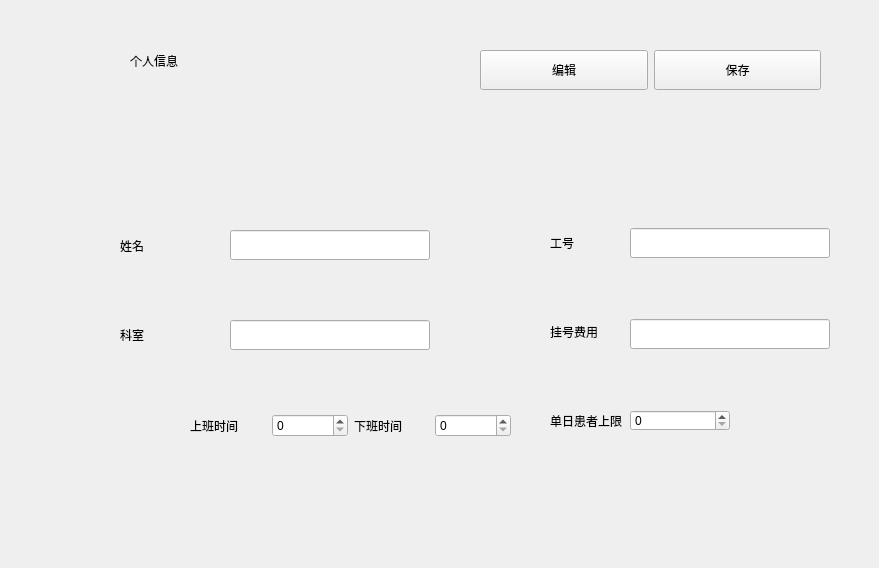
<?xml version="1.0" encoding="UTF-8"?>
<ui version="4.0">
 <class>doctorInfo</class>
 <widget class="QWidget" name="doctorInfo">
  <property name="geometry">
   <rect>
    <x>0</x>
    <y>0</y>
    <width>879</width>
    <height>568</height>
   </rect>
  </property>
  <property name="minimumSize">
   <size>
    <width>879</width>
    <height>568</height>
   </size>
  </property>
  <property name="maximumSize">
   <size>
    <width>879</width>
    <height>568</height>
   </size>
  </property>
  <property name="windowTitle">
   <string>Form</string>
  </property>
  <widget class="QWidget" name="horizontalLayoutWidget">
   <property name="geometry">
    <rect>
     <x>480</x>
     <y>30</y>
     <width>341</width>
     <height>81</height>
    </rect>
   </property>
   <layout class="QHBoxLayout" name="horizontalLayout_2">
    <item>
     <widget class="QPushButton" name="editPushButton_2">
      <property name="minimumSize">
       <size>
        <width>80</width>
        <height>40</height>
       </size>
      </property>
      <property name="text">
       <string>编辑</string>
      </property>
     </widget>
    </item>
    <item>
     <widget class="QPushButton" name="savePushButton_2">
      <property name="minimumSize">
       <size>
        <width>80</width>
        <height>40</height>
       </size>
      </property>
      <property name="text">
       <string>保存</string>
      </property>
     </widget>
    </item>
   </layout>
  </widget>
  <widget class="QLabel" name="label_7">
   <property name="geometry">
    <rect>
     <x>130</x>
     <y>40</y>
     <width>191</width>
     <height>41</height>
    </rect>
   </property>
   <property name="text">
    <string>个人信息</string>
   </property>
  </widget>
  <widget class="QLabel" name="label_8">
   <property name="geometry">
    <rect>
     <x>40</x>
     <y>-20</y>
     <width>61</width>
     <height>611</height>
    </rect>
   </property>
   <property name="text">
    <string/>
   </property>
   <property name="pixmap">
    <pixmap resource="../resources.qrc">:/resources/icons/1注册登录d.png</pixmap>
   </property>
   <property name="scaledContents">
    <bool>true</bool>
   </property>
  </widget>
  <widget class="QWidget" name="">
   <property name="geometry">
    <rect>
     <x>120</x>
     <y>180</y>
     <width>72</width>
     <height>309</height>
    </rect>
   </property>
   <layout class="QVBoxLayout" name="verticalLayout_5">
    <property name="topMargin">
     <number>25</number>
    </property>
    <property name="bottomMargin">
     <number>25</number>
    </property>
    <item>
     <widget class="QLabel" name="label_9">
      <property name="text">
       <string>姓名</string>
      </property>
     </widget>
    </item>
    <item>
     <widget class="QLabel" name="label_10">
      <property name="minimumSize">
       <size>
        <width>70</width>
        <height>0</height>
       </size>
      </property>
      <property name="text">
       <string>科室</string>
      </property>
     </widget>
    </item>
    <item>
     <widget class="QLabel" name="label_11">
      <property name="text">
       <string/>
      </property>
     </widget>
    </item>
   </layout>
  </widget>
  <widget class="QLabel" name="label_14">
   <property name="geometry">
    <rect>
     <x>550</x>
     <y>380</y>
     <width>75</width>
     <height>81</height>
    </rect>
   </property>
   <property name="text">
    <string>单日患者上限</string>
   </property>
  </widget>
  <widget class="QLabel" name="label_12">
   <property name="geometry">
    <rect>
     <x>550</x>
     <y>202</y>
     <width>75</width>
     <height>81</height>
    </rect>
   </property>
   <property name="text">
    <string>工号</string>
   </property>
  </widget>
  <widget class="QLabel" name="label_13">
   <property name="geometry">
    <rect>
     <x>550</x>
     <y>291</y>
     <width>75</width>
     <height>81</height>
    </rect>
   </property>
   <property name="minimumSize">
    <size>
     <width>70</width>
     <height>0</height>
    </size>
   </property>
   <property name="text">
    <string>挂号费用</string>
   </property>
  </widget>
  <widget class="QWidget" name="horizontalLayoutWidget_2">
   <property name="geometry">
    <rect>
     <x>190</x>
     <y>400</y>
     <width>321</width>
     <height>51</height>
    </rect>
   </property>
   <layout class="QHBoxLayout" name="horizontalLayout_3">
    <item>
     <widget class="QLabel" name="label_15">
      <property name="text">
       <string>上班时间</string>
      </property>
     </widget>
    </item>
    <item>
     <widget class="QSpinBox" name="docBeginSpinBox">
      <property name="maximum">
       <number>24</number>
      </property>
     </widget>
    </item>
    <item>
     <widget class="QLabel" name="label_16">
      <property name="text">
       <string>下班时间</string>
      </property>
     </widget>
    </item>
    <item>
     <widget class="QSpinBox" name="docEndSpinBox">
      <property name="maximum">
       <number>24</number>
      </property>
     </widget>
    </item>
   </layout>
  </widget>
  <widget class="QLineEdit" name="docNameLineEdit">
   <property name="geometry">
    <rect>
     <x>230</x>
     <y>230</y>
     <width>200</width>
     <height>30</height>
    </rect>
   </property>
   <property name="minimumSize">
    <size>
     <width>0</width>
     <height>30</height>
    </size>
   </property>
   <property name="maximumSize">
    <size>
     <width>200</width>
     <height>16777215</height>
    </size>
   </property>
   <property name="readOnly">
    <bool>false</bool>
   </property>
  </widget>
  <widget class="QLineEdit" name="departmentLineEdit">
   <property name="geometry">
    <rect>
     <x>230</x>
     <y>320</y>
     <width>200</width>
     <height>30</height>
    </rect>
   </property>
   <property name="minimumSize">
    <size>
     <width>0</width>
     <height>30</height>
    </size>
   </property>
   <property name="maximumSize">
    <size>
     <width>200</width>
     <height>16777215</height>
    </size>
   </property>
   <property name="readOnly">
    <bool>false</bool>
   </property>
  </widget>
  <widget class="QSpinBox" name="docLimitSpinBox">
   <property name="geometry">
    <rect>
     <x>630</x>
     <y>410</y>
     <width>100</width>
     <height>21</height>
    </rect>
   </property>
   <property name="maximumSize">
    <size>
     <width>100</width>
     <height>16777215</height>
    </size>
   </property>
  </widget>
  <widget class="QLineEdit" name="costLineEdit">
   <property name="geometry">
    <rect>
     <x>630</x>
     <y>319</y>
     <width>200</width>
     <height>30</height>
    </rect>
   </property>
   <property name="minimumSize">
    <size>
     <width>0</width>
     <height>30</height>
    </size>
   </property>
   <property name="maximumSize">
    <size>
     <width>200</width>
     <height>16777215</height>
    </size>
   </property>
   <property name="readOnly">
    <bool>false</bool>
   </property>
  </widget>
  <widget class="QLineEdit" name="docIdLineEdit">
   <property name="geometry">
    <rect>
     <x>630</x>
     <y>228</y>
     <width>200</width>
     <height>30</height>
    </rect>
   </property>
   <property name="minimumSize">
    <size>
     <width>0</width>
     <height>30</height>
    </size>
   </property>
   <property name="maximumSize">
    <size>
     <width>200</width>
     <height>16777215</height>
    </size>
   </property>
   <property name="readOnly">
    <bool>false</bool>
   </property>
  </widget>
 </widget>
 <resources>
  <include location="../resources.qrc"/>
 </resources>
 <connections/>
</ui>
